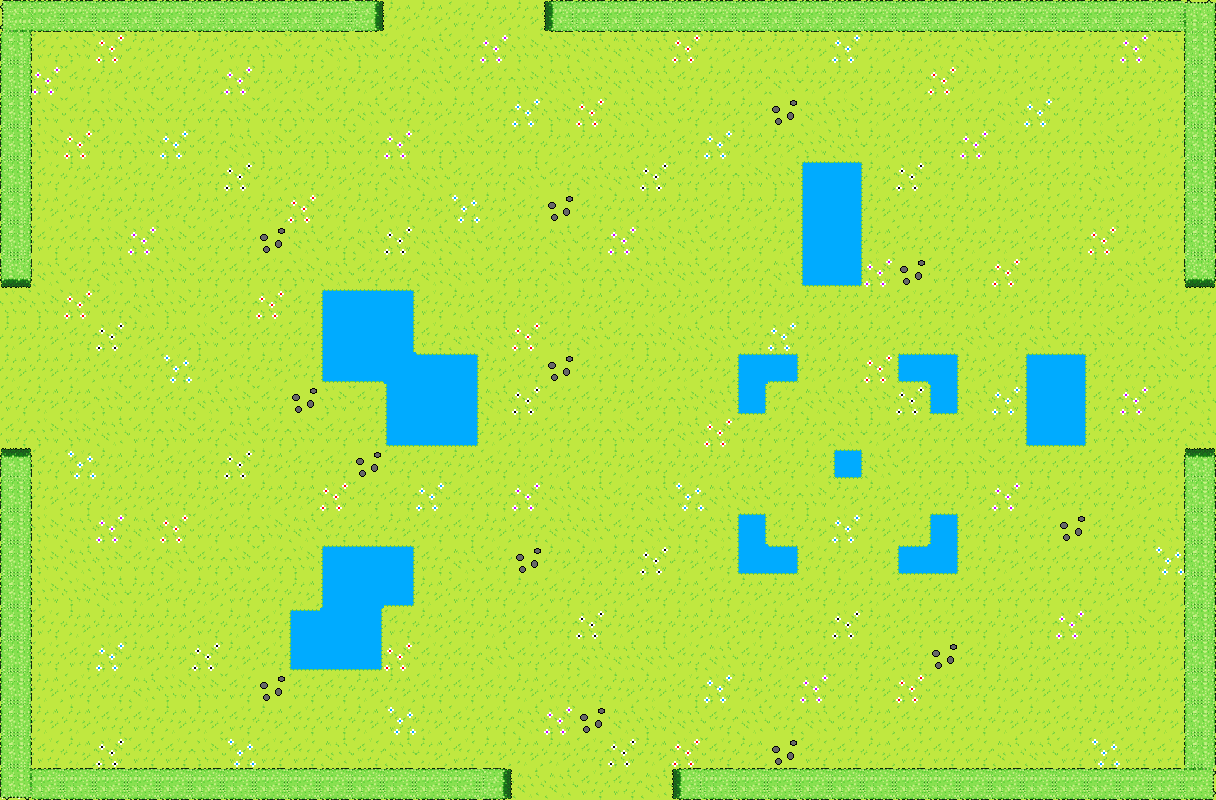

This is a level from a 2D game, rendered from its Tiled map with the project's own tilesets. A one-line summary and the map file follow, with tile-layer data summarised:
An orthogonal 38x25 tile map with 32x32 px tiles, 3 tile layers (ground, water, walls) and 20 objects (20x Object).

<map version="1.0" tiledversion="1.0.3" orientation="orthogonal" renderorder="right-down" width="38" height="25" tilewidth="32" tileheight="32" nextobjectid="85">
 <tileset firstgid="1" name="tiles" tilewidth="32" tileheight="32" tilecount="132" columns="11">
  <image source="zelda_01.png" trans="000000" width="352" height="384" />
 </tileset>
 <layer name="ground" width="38" height="25">
  <data>[950 cells, 950 non-empty, 10 distinct tile ids]</data>
 </layer>
 <objectgroup name="rocks">
  <object id="4" name="ROCK" type="Object" gid="48" x="352" y="480" width="32" height="32">
   <properties>
    <property name="Hitpoints" type="int" value="3" />
   </properties>
  </object>
  <object id="6" name="ROCK" type="Object" gid="48" x="640" y="704" width="32" height="32">
   <properties>
    <property name="Hitpoints" type="int" value="3" />
   </properties>
  </object>
  <object id="11" name="ROCK" type="Object" gid="48" x="544" y="224" width="32" height="32">
   <properties>
    <property name="Hitpoints" type="int" value="3" />
   </properties>
  </object>
  <object id="13" name="ROCK" type="Object" gid="48" x="928" y="672" width="32" height="32">
   <properties>
    <property name="Hitpoints" type="int" value="3" />
   </properties>
  </object>
 </objectgroup>
 <objectgroup name="bushes">
  <object id="18" name="BUSHBOT" type="Object" gid="35" x="160" y="352" width="32" height="32">
   <properties>
    <property name="Hitpoints" type="int" value="2" />
   </properties>
  </object>
  <object id="19" name="BUSHTOP" type="Object" gid="37" x="160" y="320" width="32" height="32">
   <properties>
    <property name="Hitpoints" type="int" value="2" />
   </properties>
  </object>
  <object id="32" name="BUSHBOT" type="Object" gid="35" x="224" y="608" width="32" height="32">
   <properties>
    <property name="Hitpoints" type="int" value="2" />
   </properties>
  </object>
  <object id="33" name="BUSHTOP" type="Object" gid="37" x="224" y="576" width="32" height="32">
   <properties>
    <property name="Hitpoints" type="int" value="2" />
   </properties>
  </object>
  <object id="34" name="BUSHBOT" type="Object" gid="35" x="480" y="256" width="32" height="32">
   <properties>
    <property name="Hitpoints" type="int" value="2" />
   </properties>
  </object>
  <object id="35" name="BUSHTOP" type="Object" gid="37" x="480" y="224" width="32" height="32">
   <properties>
    <property name="Hitpoints" type="int" value="2" />
   </properties>
  </object>
  <object id="36" name="BUSHBOT" type="Object" gid="35" x="672" y="288" width="32" height="32">
   <properties>
    <property name="Hitpoints" type="int" value="2" />
   </properties>
  </object>
  <object id="37" name="BUSHTOP" type="Object" gid="37" x="672" y="256" width="32" height="32">
   <properties>
    <property name="Hitpoints" type="int" value="2" />
   </properties>
  </object>
  <object id="38" name="BUSHBOT" type="Object" gid="35" x="480" y="704" width="32" height="32">
   <properties>
    <property name="Hitpoints" type="int" value="2" />
   </properties>
  </object>
  <object id="39" name="BUSHTOP" type="Object" gid="37" x="480" y="672" width="32" height="32">
   <properties>
    <property name="Hitpoints" type="int" value="2" />
   </properties>
  </object>
  <object id="43" name="BUSHRIGHT" type="Object" gid="34" x="576.432" y="544.318" width="32" height="32">
   <properties>
    <property name="Hitpoints" type="int" value="2" />
   </properties>
  </object>
  <object id="44" name="BUSHLEFT" type="Object" gid="36" x="544.239" y="544.25" width="32" height="32">
   <properties>
    <property name="Hitpoints" type="int" value="2" />
   </properties>
  </object>
  <object id="45" name="BUSHRIGHT" type="Object" gid="34" x="800" y="672" width="32" height="32">
   <properties>
    <property name="Hitpoints" type="int" value="2" />
   </properties>
  </object>
  <object id="46" name="BUSHLEFT" type="Object" gid="36" x="768" y="672" width="32" height="32">
   <properties>
    <property name="Hitpoints" type="int" value="2" />
   </properties>
  </object>
  <object id="47" name="BUSHRIGHT" type="Object" gid="34" x="928" y="160" width="32" height="32">
   <properties>
    <property name="Hitpoints" type="int" value="2" />
   </properties>
  </object>
  <object id="48" name="BUSHLEFT" type="Object" gid="36" x="896" y="160" width="32" height="32">
   <properties>
    <property name="Hitpoints" type="int" value="2" />
   </properties>
  </object>
 </objectgroup>
 <layer name="water" width="38" height="25">
  <data>[950 cells, 56 non-empty, 14 distinct tile ids]</data>
 </layer>
 <layer name="walls" width="38" height="25">
  <data>[950 cells, 102 non-empty, 10 distinct tile ids]</data>
 </layer>
</map>
